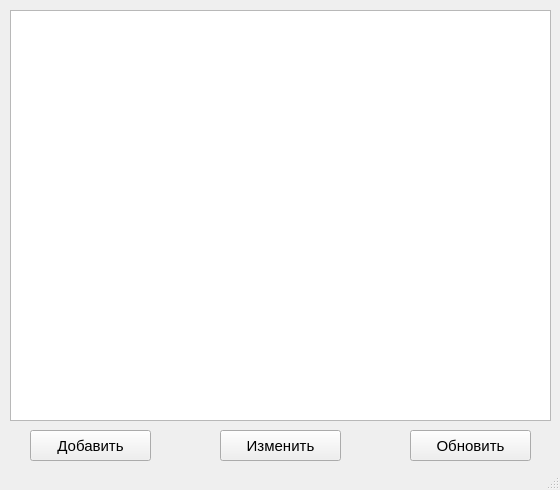
<?xml version="1.0" encoding="UTF-8"?>
<ui version="4.0">
 <class>MainWindow</class>
 <widget class="QMainWindow" name="MainWindow">
  <property name="geometry">
   <rect>
    <x>0</x>
    <y>0</y>
    <width>560</width>
    <height>490</height>
   </rect>
  </property>
  <property name="windowTitle">
   <string>Эспрессо</string>
  </property>
  <widget class="QWidget" name="centralwidget">
   <widget class="QTableView" name="tableView">
    <property name="geometry">
     <rect>
      <x>10</x>
      <y>10</y>
      <width>541</width>
      <height>411</height>
     </rect>
    </property>
   </widget>
   <widget class="QPushButton" name="add">
    <property name="geometry">
     <rect>
      <x>30</x>
      <y>430</y>
      <width>121</width>
      <height>31</height>
     </rect>
    </property>
    <property name="font">
     <font>
      <pointsize>11</pointsize>
     </font>
    </property>
    <property name="text">
     <string>Добавить</string>
    </property>
   </widget>
   <widget class="QPushButton" name="refactor">
    <property name="geometry">
     <rect>
      <x>220</x>
      <y>430</y>
      <width>121</width>
      <height>31</height>
     </rect>
    </property>
    <property name="font">
     <font>
      <pointsize>11</pointsize>
     </font>
    </property>
    <property name="text">
     <string>Изменить</string>
    </property>
   </widget>
   <widget class="QPushButton" name="update_button">
    <property name="geometry">
     <rect>
      <x>410</x>
      <y>430</y>
      <width>121</width>
      <height>31</height>
     </rect>
    </property>
    <property name="font">
     <font>
      <pointsize>11</pointsize>
     </font>
    </property>
    <property name="text">
     <string>Обновить</string>
    </property>
   </widget>
  </widget>
  <widget class="QStatusBar" name="statusbar"/>
 </widget>
 <resources/>
 <connections/>
</ui>
